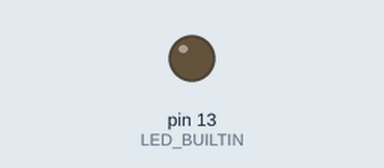
This sketch was run on a simulated Arduino Uno, built with avr-gcc and run on an emulated ATmega328P. Parts: output pins drawn as LEDs (lit = HIGH).

Above: at 0.6 s.
At 21.8 s:
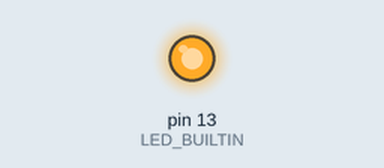
Timing chart, 0 to 22.8 s (numbered marks = the images above):
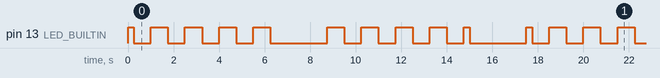

Measured:
- by itself, pin 13 (LED_BUILTIN): repeats every 17.5 s: 4 × (LOW 0.75 s, HIGH 0.75 s), LOW 2.5 s, 4 × (HIGH 0.75 s, LOW 0.75 s), HIGH 0.25 s, LOW 2.5 s, HIGH 0.25 s
- by itself, everything shown: repeats every 17.5 s, in 20 steps

The sketch:

morse.ino
```cpp
void morse(int n) {
  int curr = 10 - n;

  for (int i = 0; i < 5; i++) {
    digitalWrite(LED_BUILTIN, HIGH);
    if ((curr + i) % 10 >= 5) {
      delay(250);
    } else {
      delay(750);
    }
    digitalWrite(LED_BUILTIN, LOW);
    delay(750);
  }

  delay(1750);
}

void setup() {
  // initialize digital pin LED_BUILTIN as an output.
  pinMode(LED_BUILTIN, OUTPUT);
}

// the loop function runs over and over again forever
void loop() {

  // we are lab station 5, so we display 19
  morse(1);
  morse(9);
}
```
